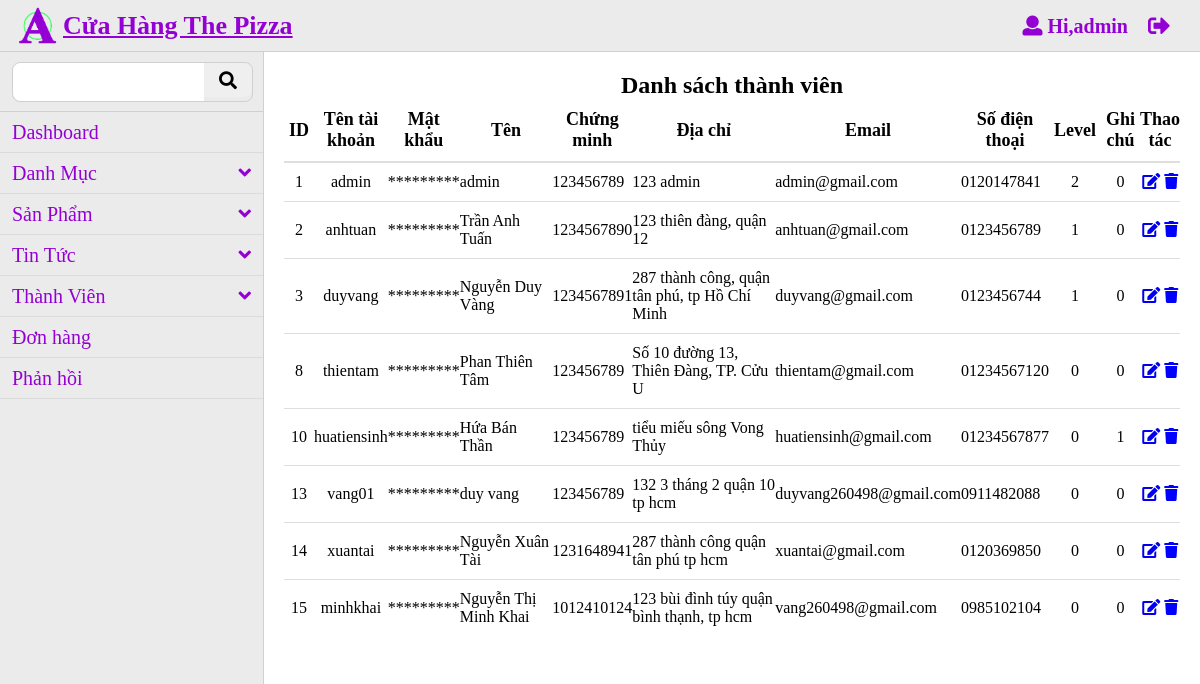
Page /admin/index.php?quanly=danhsachthanhvien (signed in) on the earlier database version.
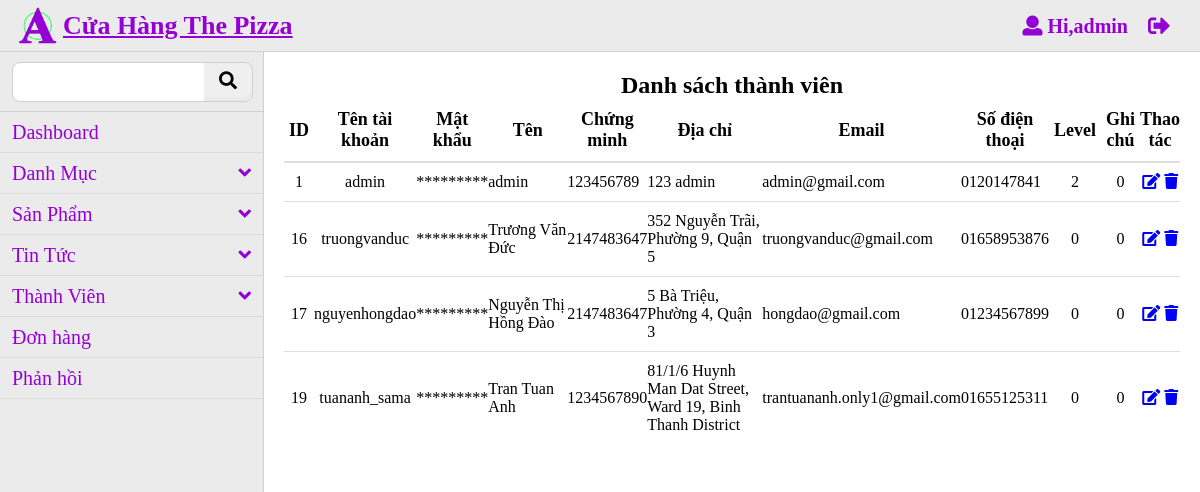
Same page on the later database version.
### tables this page shows
CREATE TABLE `taikhoan` (
  `idUser` int(11) NOT NULL,
  `username` varchar(255) NOT NULL,
  `password` varchar(255) NOT NULL,
  `name` varchar(255) NOT NULL,
  `cmnd` int(12) NOT NULL,
  `address` varchar(255) NOT NULL,
  `email` varchar(255) NOT NULL,
  `phone` varchar(255) NOT NULL,
  `level` int(1) NOT NULL,
  `note` int(1) NOT NULL
);

### admin/modules/quanlythanhvien/danhsachtv.php (the view)
<?php
    include('../core/config.php');
    $sql = "select * from taikhoan order by idUser asc";
    $run = mysqli_query($conn,$sql);
?>
<div class="container">
<h2 class="text-center">Danh sách thành viên</h2>
<table class="table table-hover">
    <thead>
        <tr>
            <th style="width:3%;padding:0 5px">ID</th>
            <th style="padding:0 5px">Tên tài khoản</th>
            <th style="padding:0 5px">Mật khẩu</th>
            <th style="width:12%;padding:0 5px">Tên</th>
            <th style="padding:0 5px">Chứng minh</th>
            <th style="width:20%;padding:0 5px">Địa chỉ</th>
            <th style="padding:0 5px">Email</th>
            <th style="padding:0 5px">Số điện thoại</th>
            <th style="padding:0 5px">Level</th>
            <th style="padding:0 5px">Ghi chú</th>
            <th colspan="2" style="font-size:18px;font-weight:bold">Thao tác</th>
        </tr>
    </thead>
    <tbody>
        <?php
            while($dong = mysqli_fetch_array($run,MYSQLI_ASSOC))
            {
        ?>
        <tr>
            <td class="text-center"><?php echo $dong['idUser'] ?></td>
            <td class="text-center"><?php echo $dong['username'] ?></td>
            <td>*********</td>
            <td><?php echo $dong['name'] ?></td>
            <td><?php echo $dong['cmnd'] ?></td>
            <td><?php echo $dong['address'] ?></td>
            <td><?php echo $dong['email'] ?></td>
            <td><?php echo $dong['phone'] ?></td>
            <td class="text-center"><?php echo $dong['level'] ?></td>
            <td class="text-center"><?php echo $dong['note'] ?></td>
            <td class="text-center"><a href="index.php?quanly=suathanhvien&id=<?php echo $dong['idUser'] ?>&level=<?php echo $dong['level'] ?>"><i class="fa fa-edit"></i></a></td>
            <td class="text-center"><a href="modules/quanlythanhvien/xuly.php?act=xoa&id=<?php echo $dong['idUser'] ?>"><i class="fa fa-trash"></i></a></td>
        </tr>
        <?php
            }
        ?>
    </tbody>
</table>
</div>

Differences in the rows shown:
removed taikhoan: idUser "2", username "anhtuan", name "Trần Anh Tuấn", cmnd "1234567890", address "123 thiên đàng, quận 12", email "anhtuan@gmail.com", phone "0123456789", level "1", note "0"
removed taikhoan: idUser "3", username "duyvang", name "Nguyễn Duy Vàng", cmnd "1234567891", address "287 thành công, quận tân phú, tp Hồ Chí Minh", email "duyvang@gmail.com", phone "0123456744", level "1", note "0"
removed taikhoan: idUser "8", username "thientam", name "Phan Thiên Tâm", cmnd "123456789", address "Số 10 đường 13, Thiên Đàng, TP. Cửu U", email "thientam@gmail.com", phone "01234567120", level "0", note "0"
removed taikhoan: idUser "10", username "huatiensinh", name "Hứa Bán Thần", cmnd "123456789", address "tiểu miếu sông Vong Thủy", email "huatiensinh@gmail.com", phone "01234567877", level "0", note "1"
removed taikhoan: idUser "13", username "vang01", name "duy vang", cmnd "123456789", address "132 3 tháng 2 quận 10 tp hcm", email "duyvang260498@gmail.com", phone "0911482088", level "0", note "0"
removed taikhoan: idUser "14", username "xuantai", name "Nguyễn Xuân Tài", cmnd "1231648941", address "287 thành công quận tân phú tp hcm", email "xuantai@gmail.com", phone "0120369850", level "0", note "0"
removed taikhoan: idUser "15", username "minhkhai", name "Nguyễn Thị Minh Khai", cmnd "1012410124", address "123 bùi đình túy quận bình thạnh, tp hcm", email "vang260498@gmail.com", phone "0985102104", level "0", note "0"
added taikhoan: idUser "16", username "truongvanduc", name "Trương Văn Đức", cmnd "2147483647", address "352 Nguyễn Trãi, Phường 9, Quận 5", email "truongvanduc@gmail.com", phone "01658953876", level "0", note "0"
added taikhoan: idUser "17", username "nguyenhongdao", name "Nguyễn Thị Hồng Đào", cmnd "2147483647", address "5 Bà Triệu, Phường 4, Quận 3", email "hongdao@gmail.com", phone "01234567899", level "0", note "0"
added taikhoan: idUser "19", username "tuananh_sama", name "Tran Tuan Anh", cmnd "1234567890", address "81/1/6 Huynh Man Dat Street, Ward 19, Binh Thanh District", email "trantuananh.only1@gmail.com", phone "01655125311", level "0", note "0"
